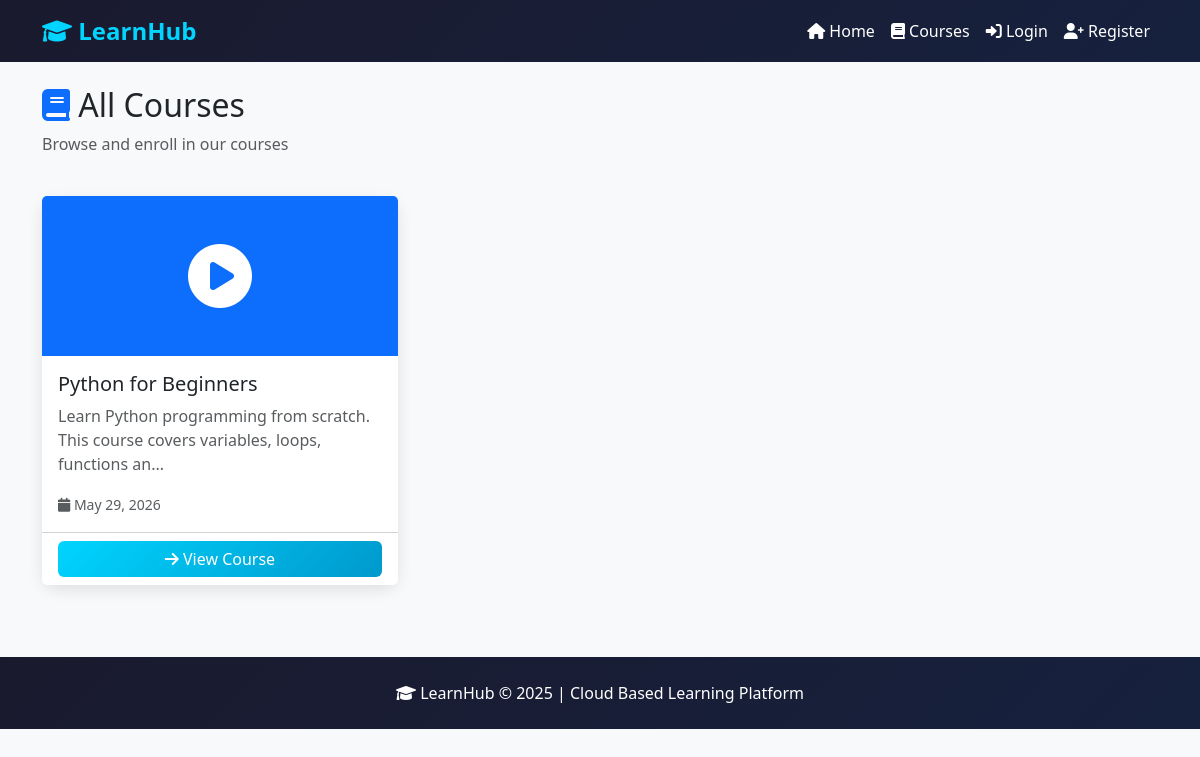
Screenshot of /courses with the database file from the repository.
### app/models.py (models this page shows, shortened)
class Course(db.Model):
    id = db.Column(db.Integer, primary_key=True)
    title = db.Column(db.String(200), nullable=False)
    description = db.Column(db.Text, nullable=False)
    thumbnail = db.Column(db.String(500), default='default.jpg')
    video_url = db.Column(db.String(500))
    created_at = db.Column(db.DateTime, default=datetime.utcnow)

### app/routes.py (the view)
@main.route('/courses')
def courses():
    all_courses = Course.query.all()
    return render_template('courses.html', courses=all_courses)

### app/templates/courses.html (shortened to what this page needs)
{% extends 'base.html' %}
{% block content %}
<div class="row mb-4">
    <div class="col">
        <h2>
            <i class="fas fa-book text-primary"></i>
            All Courses
        </h2>
        <p class="text-muted">
            Browse and enroll in our courses
        </p>
    </div>
</div>
{% if courses %}
<div class="row">
    {% for course in courses %}
    <div class="col-md-4 mb-4">
        <div class="card h-100">
            <div class="card-img-top bg-primary text-white
                        text-center py-5">
                <i class="fas fa-play-circle fa-4x"></i>
            </div>
            <div class="card-body">
                <h5 class="card-title">{{ course.title }}</h5>
                <p class="card-text text-muted">
                    {{ course.description[:120] }}...
                </p>
                <small class="text-muted">
                    <i class="fas fa-calendar"></i>
                    {{ course.created_at.strftime('%B %d, %Y') }}
                </small>
            </div>
            <div class="card-footer bg-white">
                <a href="{{ url_for('main.course_detail',
                           course_id=course.id) }}"
                   class="btn btn-primary w-100">
                    <i class="fas fa-arrow-right"></i>
                    View Course
                </a>
            </div>
        </div>
    </div>
    {% endfor %}
</div>
{% endif %}
{% endblock %}

### app/templates/Base.html (style rules this page uses)
body { background-color: #f8f9fa; }
.btn-primary { background: linear-gradient(135deg, #00d4ff, #0099cc); border: none; }
.card { border: none; border-radius: 15px; box-shadow: 0 5px 15px rgba(0,0,0,0.1); transition: transform 0.3s; }

### rows the page displays
Course: title "Python for Beginners", description "Learn Python programming from scratch. This course covers variables, loops, functions an", created_at "May 29, 2026"
